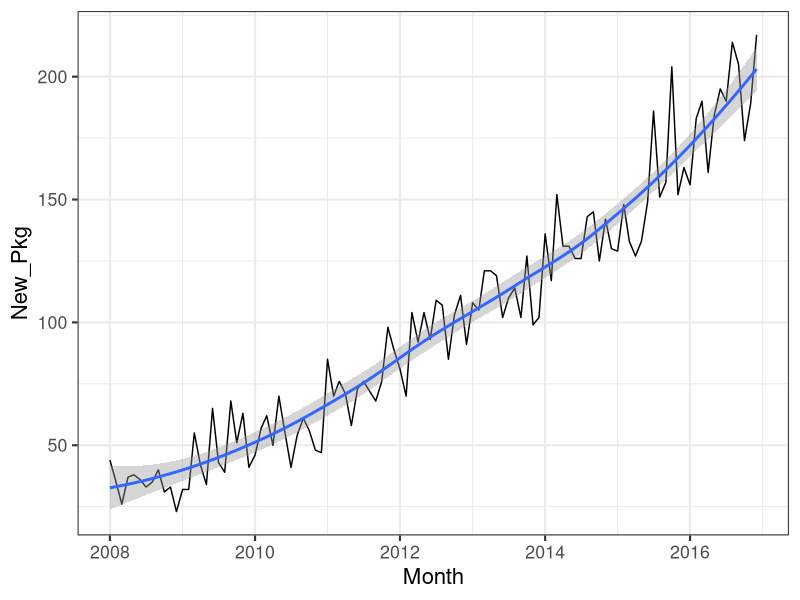
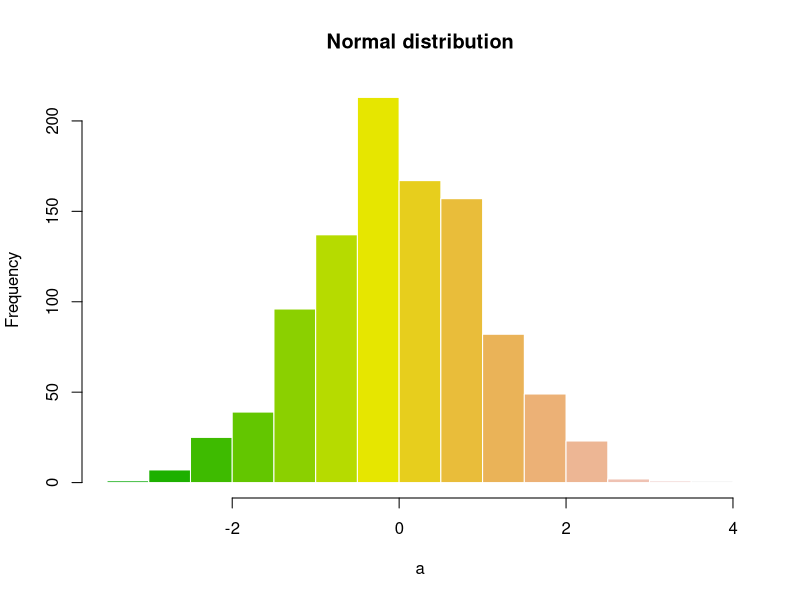

Write the R code that produced these figures, in order.
## ---- chunk 1
## This code defines the 'verbatim' option for chunks
## which will include the chunk with its header and the
## trailing "```".

require(knitr)
hook_source_def = knit_hooks$get('source')
knit_hooks$set(source = function(x, options){
  if (!is.null(options$verbatim) && options$verbatim){
    opts = gsub(",\\s*verbatim\\s*=\\s*TRUE\\s*.*$", "", options$params.src)
    bef = sprintf('\n\n    ```{r %s}\n', opts, "\n")
    stringr::str_c(bef, paste(knitr:::indent_block(x, "    "), collapse = '\n'), "\n    ```\n")
  } else {
     hook_source_def(x, options)
  }
})
## ---- chunk 2
results <- c(44,  35,  26,  37,  38,  36,  33,  35,  40,  31,  33,  23,  
             32,  32,  55,  42,  34,  65,  43,  39,  68,  51,  63,  41,
             46,  57,  62,  50,  70,  55,  41,  54,  61,  56,  48,  47,  
             85,  70,  76,  71,  58,  73,  76,  72,  68,  76,  98,  89,  
             81,  70, 104,  92, 104,  93, 109, 107,  85, 103, 111,  91, 
             108, 105, 121, 121, 119, 102, 110, 114, 102, 127,  99, 102, 
             136, 117, 152, 131, 131, 126, 126, 143, 145, 125, 142, 130, 
             129, 148, 133, 127, 133, 149, 186, 151, 157, 204, 152, 163,
             156, 183, 190, 161, 184, 195, 190, 214, 205, 174, 189,  217)
# Build a vector of dates. It is convenient to use the first of the month
time <- seq(as.Date("2008/1/1"),as.Date("2016/12/1"),by="month")

# Build a data frame to plot
pkg_data <- data.frame(time,results)
names(pkg_data) <- c("Month", "New_Pkg")
#head(pkg_data)

p <- ggplot2::ggplot(pkg_data, ggplot2::aes(x=Month, y=New_Pkg)) +
     ggplot2::geom_line() +
     ggplot2::geom_smooth(method="loess") +
     ggplot2::theme_bw(base_size = 16) + 
     ggplot2::labs(list(
                        title = "New packages per month",
                        y = "Number of packages"
     ))
p
## ---- chunk 3
set.seed(1)
a <- rnorm(1000)
hist(a, col = terrain.colors(15), border = "white", main = "Normal distribution")
